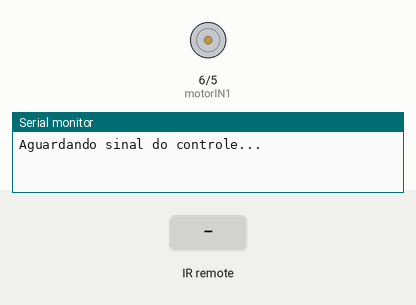
Recording of a sketch running on a simulated Arduino Uno, built with avr-gcc and run on an emulated ATmega328P. Shown: motor-driver pin pairs drawn as motors (green arrow = first pin HIGH = forward, orange = second pin HIGH = backward, longer = more drive), the last lines printed to the serial monitor. The test bench sets the inputs (shaded band).

Above: at 1.2 s.
1.3 s: infrared code 0xFFA25D received
At 1.45 s:
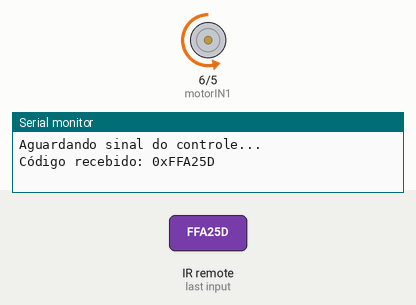
3.1 s: infrared code 0xFF629D received
At 3.25 s:
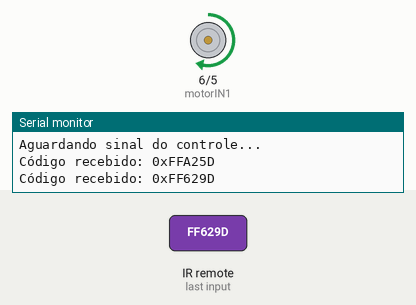
Timing chart, 0 to 6.1 s (numbered marks = the images above; inputs shaded):
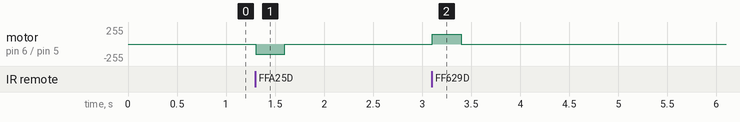

Measured:
- after the input at 1.3 s, motor on pin 6 (motorIN1) / pin 5 (motorIN2): stopped → backward 150/255 at once, → stopped 0.30 s later
- after the input at 3.1 s, motor on pin 6 (motorIN1) / pin 5 (motorIN2): stopped → forward 150/255 at once, → stopped 0.30 s later

The sketch:

gate.ino
```cpp
#include <IRremote.h>

#define receptor 11
#define motorIN1 6
#define motorIN2 5

IRrecv receptorIR(receptor);
decode_results resultado;

void setup() {
  pinMode(motorIN1, OUTPUT);
  pinMode(motorIN2, OUTPUT);
  Serial.begin(9600);
  receptorIR.enableIRIn();  // Inicia o receptor IR
  Serial.println("Aguardando sinal do controle...");
}

void loop() {
  if (receptorIR.decode(&resultado)) {
    unsigned long codigo = resultado.value;
    Serial.print("Código recebido: 0x");
    Serial.println(codigo, HEX);

    switch (codigo) {
      case 0xFFA25D:  // Tecla 1 - Abre o portão
      fecharMotor();
        break;

      case 0xFF629D:  // Tecla 2 - Fecha o portão
        abrirMotor();
        break;

      default:
        Serial.println("Botão não reconhecido.");
        break;
    }

    receptorIR.resume();  // Pronto para próximo sinal
  }
}

void abrirMotor() {
  analogWrite(motorIN1, 150);
  digitalWrite(motorIN2, 0);
  delay(300);
  pararMotor();
  // Serial.println("Portão aberto");
}

void fecharMotor() {
  digitalWrite(motorIN1, 0);
  analogWrite(motorIN2, 150);
  delay(300);
  pararMotor();
  // Serial.println("Portão fechado");
}

void pararMotor() {
  digitalWrite(motorIN1, 0);
  digitalWrite(motorIN2, 0);
}
```
